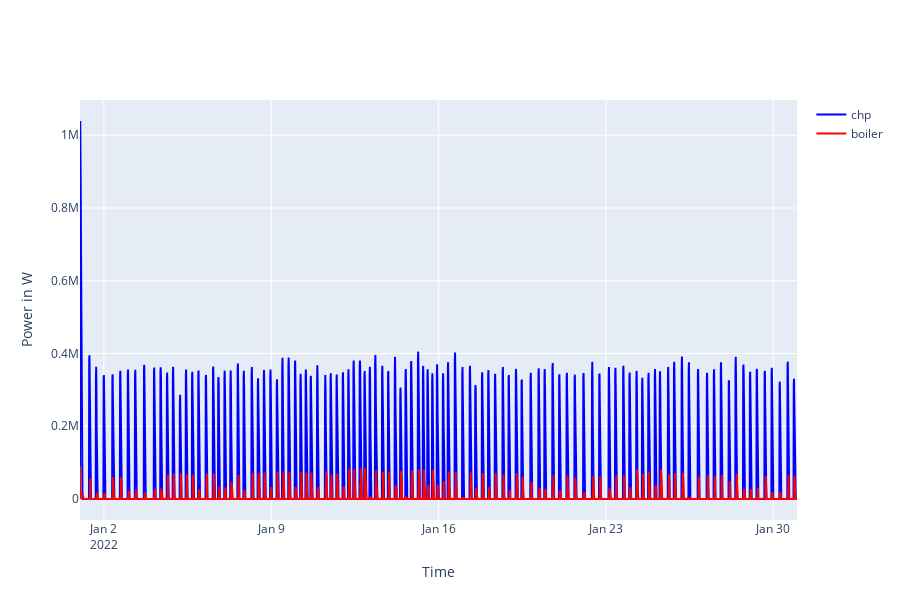

Notebook code cell kept with this figure:
### Code cell
fig = go.Figure()

# First plot (Controller Simulation)
fig.add_trace(go.Scatter(
    y=df['chp_demand'],
    x = df.index,
    mode='lines',
    name='chp',
    line=dict(color='blue')
))

# Second plot (Boiler Simulation)
fig.add_trace(go.Scatter(
    y=df['Boilersim-0.BOILER_0-Q_Demand'],
    x = df.index,
    mode='lines',
    name='boiler',
    line=dict(color='red'),
    # yaxis='y2'  # Associate it with a second subplot
))

    # yaxis='y2'  # Associate it with a second subplot

# Update layout to create subplots
fig.update_layout(
    height=600,  # Total height of the figure
    showlegend=True,
    xaxis=dict(title='Time'),
    yaxis=dict(title='Power in W'),
    # yaxis2=dict(
    #     title='Boiler Simulation',
    #     overlaying='y',  # Overlay y-axis for second subplot
    #     side='right',
    #     anchor='free',
    #     position=1
    # )
)

fig.show()

### Figure 1 — Plotly figure (JSON) as saved in the notebook; plotly's stock layout.template omitted (floating-point values rounded to 4 significant figures; data arrays with more than 128 entries replaced by an {"elided": "..."} marker saying what was removed)
{"data": [{"line": {"color": "blue"}, "mode": "lines", "name": "chp", "type": "scatter", "x": {"elided": "2880 str values"}, "y": {"elided": "2880 float values"}}, {"line": {"color": "red"}, "mode": "lines", "name": "boiler", "type": "scatter", "x": {"elided": "2880 str values"}, "y": {"elided": "2880 float values"}}], "layout": {"height": 600, "showlegend": true, "xaxis": {"title": {"text": "Time"}}, "yaxis": {"title": {"text": "Power in W"}}}}
